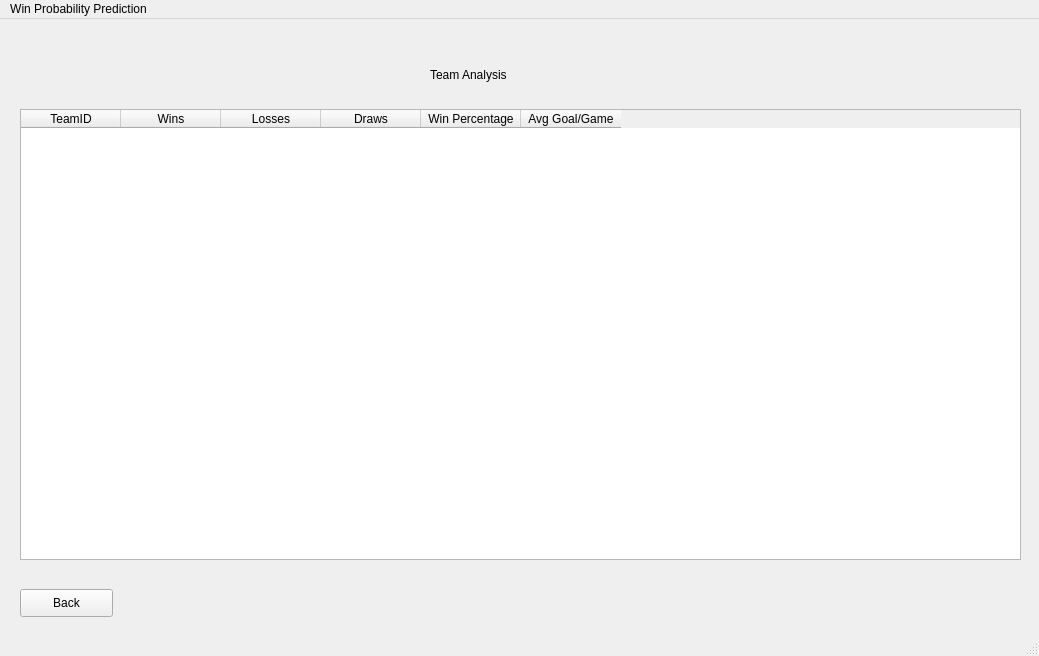
<?xml version="1.0" encoding="UTF-8"?>
<ui version="4.0">
 <class>MainWindow</class>
 <widget class="QMainWindow" name="MainWindow">
  <property name="geometry">
   <rect>
    <x>0</x>
    <y>0</y>
    <width>1039</width>
    <height>656</height>
   </rect>
  </property>
  <property name="windowTitle">
   <string>MainWindow</string>
  </property>
  <widget class="QWidget" name="centralwidget">
   <widget class="QTableWidget" name="_3_tableWidget_TeamPerformance">
    <property name="geometry">
     <rect>
      <x>20</x>
      <y>90</y>
      <width>1001</width>
      <height>451</height>
     </rect>
    </property>
    <column>
     <property name="text">
      <string>TeamID</string>
     </property>
    </column>
    <column>
     <property name="text">
      <string>Wins</string>
     </property>
    </column>
    <column>
     <property name="text">
      <string>Losses</string>
     </property>
    </column>
    <column>
     <property name="text">
      <string>Draws</string>
     </property>
    </column>
    <column>
     <property name="text">
      <string>Win Percentage</string>
     </property>
    </column>
    <column>
     <property name="text">
      <string>Avg Goal/Game</string>
     </property>
    </column>
   </widget>
   <widget class="QLabel" name="_3_label_TeamAnalysis">
    <property name="geometry">
     <rect>
      <x>430</x>
      <y>30</y>
      <width>271</width>
      <height>51</height>
     </rect>
    </property>
    <property name="text">
     <string>Team Analysis</string>
    </property>
   </widget>
   <widget class="QPushButton" name="_3_BackButton">
    <property name="geometry">
     <rect>
      <x>20</x>
      <y>570</y>
      <width>93</width>
      <height>28</height>
     </rect>
    </property>
    <property name="text">
     <string>Back</string>
    </property>
   </widget>
  </widget>
  <widget class="QMenuBar" name="menubar">
   <property name="geometry">
    <rect>
     <x>0</x>
     <y>0</y>
     <width>1039</width>
     <height>26</height>
    </rect>
   </property>
   <widget class="QMenu" name="menuWin_Probability_Prediction">
    <property name="title">
     <string>Win Probability Prediction</string>
    </property>
   </widget>
   <addaction name="menuWin_Probability_Prediction"/>
  </widget>
  <widget class="QStatusBar" name="statusbar"/>
 </widget>
 <resources/>
 <connections/>
</ui>
